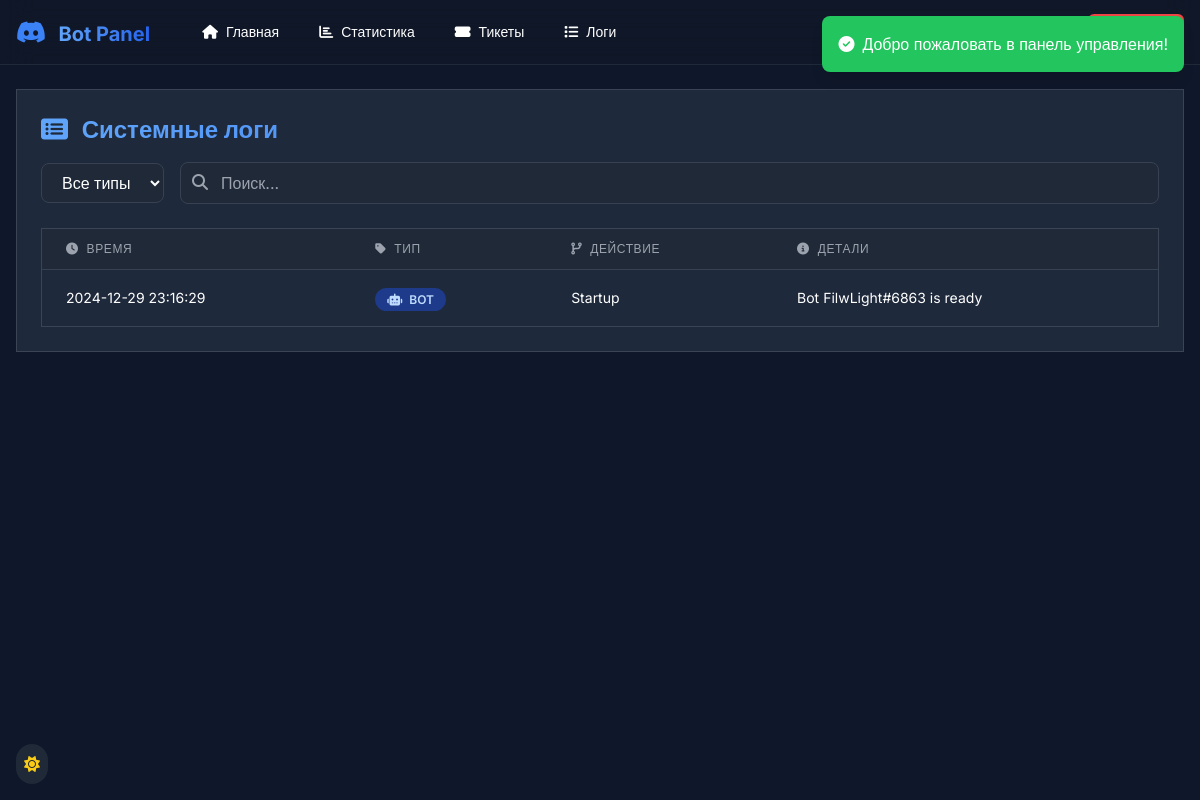
The app's page /logs (signed in) with its own data.
### web/app.py (models this page shows)
class Log(db.Model):
    id = db.Column(db.Integer, primary_key=True)
    timestamp = db.Column(db.DateTime, default=datetime.utcnow)
    type = db.Column(db.String(20))  # BOT, PANEL, ERROR, TICKET
    action = db.Column(db.String(100))
    details = db.Column(db.Text)
    user_id = db.Column(db.String(20), nullable=True)
    guild_id = db.Column(db.String(20), nullable=True)

### web/app.py (the view)
@app.route('/logs')
@login_required
def logs():
    page = request.args.get('page', 1, type=int)
    log_type = request.args.get('type')
    query = Log.query
    if log_type:
        query = query.filter_by(type=log_type)
    logs_pagination = query.order_by(Log.timestamp.desc()).paginate(
        page=page, per_page=50
    )
    return render_template('logs.html', logs=logs_pagination.items, pagination=logs_pagination)

### web/app.py (called while the page is built)
@login_manager.user_loader
def load_user(user_id):
    return User.query.get(int(user_id))

### web/templates/logs.html (shortened to what this page needs)
{% extends "base.html" %}
{% block content %}
<div class="space-y-6">
    <div class="card p-6 animate__animated animate__fadeIn">
        <h2 class="text-2xl font-bold mb-4 bg-clip-text text-transparent bg-gradient-to-r from-blue-400 to-blue-600">
            <i class="fas fa-list-alt mr-2"></i>
        </h2>
        <div class="flex items-center space-x-4 mb-6">
            <select id="logType" class="bg-gray-800 border border-gray-700 rounded-lg px-4 py-2 focus:outline-none focus:ring-2 focus:ring-blue-500">
                <option value="">Все типы</option>
            </select>
            <div class="relative flex-1">
                <i class="fas fa-search absolute left-3 top-3 text-gray-400"></i>
                <input type="text" id="searchLogs" placeholder="Поиск..."
                       class="w-full bg-gray-800 border border-gray-700 rounded-lg pl-10 pr-4 py-2 focus:outline-none focus:ring-2 focus:ring-blue-500">
            </div>
        </div>
        <div class="card overflow-hidden">
            <table class="min-w-full divide-y divide-gray-700">
                <thead class="bg-gray-800">
                    <tr>
                        <th class="px-6 py-3 text-left text-xs font-medium text-gray-400 uppercase tracking-wider">
                            <i class="fas fa-clock mr-2"></i>Время
                        </th>
                        <th class="px-6 py-3 text-left text-xs font-medium text-gray-400 uppercase tracking-wider">
                            <i class="fas fa-tag mr-2"></i>Тип
                        </th>
                        <th class="px-6 py-3 text-left text-xs font-medium text-gray-400 uppercase tracking-wider">
                            <i class="fas fa-code-branch mr-2"></i>Действие
                        </th>
                        <th class="px-6 py-3 text-left text-xs font-medium text-gray-400 uppercase tracking-wider">
                            <i class="fas fa-info-circle mr-2"></i>Детали
                        </th>
                    </tr>
                </thead>
                <tbody class="divide-y divide-gray-700" id="logsTable">
                    {% for log in logs %}
                    <tr class="hover:bg-gray-800 transition-colors duration-200">
                        <td class="px-6 py-4 whitespace-nowrap text-sm">
                            {{ log.timestamp.strftime('%Y-%m-%d %H:%M:%S') }}
                        </td>
                        <td class="px-6 py-4 whitespace-nowrap">
                            <span class="px-3 py-1 text-xs font-semibold rounded-full
                                {% if log.type == 'BOT' %}bg-blue-900 text-blue-200
                                {% elif log.type == 'PANEL' %}bg-green-900 text-green-200
                                {% elif log.type == 'TICKET' %}bg-purple-900 text-purple-200
                                {% else %}bg-red-900 text-red-200{% endif %}">
                                <i class="fas {% if log.type == 'BOT' %}fa-robot
                                          {% elif log.type == 'PANEL' %}fa-desktop
                                          {% elif log.type == 'TICKET' %}fa-ticket-alt
                                          {% else %}fa-exclamation-triangle{% endif %} mr-1"></i>
                                {{ log.type }}
                            </span>
                        </td>
                        <td class="px-6 py-4 whitespace-nowrap text-sm">{{ log.action }}</td>
                        <td class="px-6 py-4 text-sm">{{ log.details }}</td>
                    </tr>
                    {% endfor %}
                </tbody>
            </table>
        </div>
    </div>
</div>
{% endblock %}

### web/templates/base.html (style rules this page uses)
:root[data-theme="dark"] { --bg-primary: #0f172a; --bg-secondary: #1e293b; --text-primary: #fff; --text-secondary: #94a3b8; --accent: #60a5fa; }
body { background: var(--bg-primary); color: var(--text-primary); font-family: 'Inter', sans-serif; }
.card { backdrop-filter: blur(16px) saturate(180%); background: var(--bg-secondary); border: 1px solid rgba(255, 255, 255, 0.125); transition: all 0.3s ease; }

### records on screen
Log: timestamp "2024-12-29 23:16:29", type "BOT", action "Startup", details "Bot FilwLight#6863 is ready"
